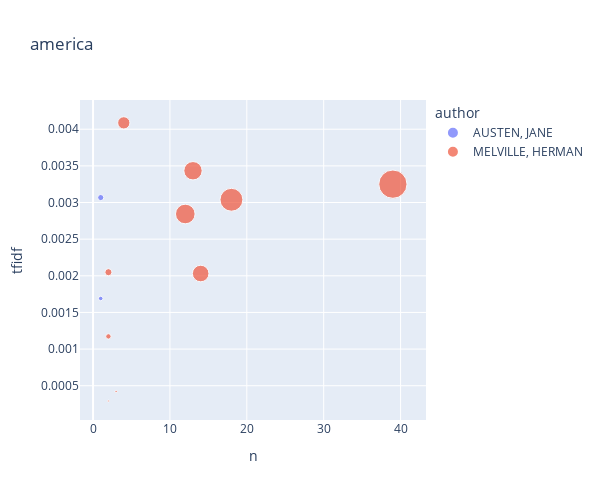

Here is the notebook cell this chart was saved with:
### Code cell
top_books_for_term('america')

### Figure 1 — Plotly figure (JSON) as saved in the notebook; plotly's stock layout.template omitted (floating-point values rounded to 4 significant figures)
{"data": [{"hovertemplate": "<b>%{hovertext}</b><br><br>author=AUSTEN, JANE<br>n=%{x}<br>tfidf=%{y}<br>tf=%{marker.size}<extra></extra>", "hovertext": ["LOVE AND FREINDSHIP SIC", "MANSFIELD PARK"], "legendgroup": "AUSTEN, JANE", "marker": {"color": "#636efa", "size": [0.0008013, 0.0004417], "sizemode": "area", "sizeref": 4.245e-05, "symbol": "circle"}, "mode": "markers", "name": "AUSTEN, JANE", "orientation": "v", "showlegend": true, "type": "scatter", "x": [1, 1], "xaxis": "x", "y": [0.003067, 0.001691], "yaxis": "y"}, {"hovertemplate": "<b>%{hovertext}</b><br><br>author=MELVILLE, HERMAN<br>n=%{x}<br>tfidf=%{y}<br>tf=%{marker.size}<extra></extra>", "hovertext": ["ISRAEL POTTER HIS FIFTY YEARS OF EXILE", "MARDI AND A VOYAGE THITHER VOL I", "MOBY DICK OR THE WHALE", "OMOO ADVENTURES IN THE SOUTH SEAS", "PIERRE OR THE AMBIGUITIES", "REDBURN HIS FIRST VOYAGE BEING THE SAILOR BOY CONFESSIONS AND REMINISCENCES OF THE SON OF A GENTLEMAN IN THE MERCHANT NAVY", "THE CONFIDENCE MAN HIS MASQUERADE", "THE PIAZZA TALES", "TYPEE A ROMANCE OF THE SOUTH SEAS", "WHITE JACKET OR THE WORLD ON A MAN OF WAR"], "legendgroup": "MELVILLE, HERMAN", "marker": {"color": "#EF553B", "size": [0.005836, 0.003203, 0.008171, 0.001071, 0.007175, 0.01698, 0.0006129, 7.62e-05, 0.0001102, 0.01111], "sizemode": "area", "sizeref": 4.245e-05, "symbol": "circle"}, "mode": "markers", "name": "MELVILLE, HERMAN", "orientation": "v", "showlegend": true, "type": "scatter", "x": [14, 4, 12, 2, 13, 39, 2, 2, 3, 18], "xaxis": "x", "y": [0.002031, 0.004087, 0.002843, 0.002049, 0.003433, 0.00325, 0.001173, 0.0002917, 0.000422, 0.003038], "yaxis": "y"}], "layout": {"height": 500, "legend": {"itemsizing": "constant", "title": {"text": "author"}, "tracegroupgap": 0}, "title": {"text": "america"}, "width": 600, "xaxis": {"anchor": "y", "autorange": true, "domain": [0, 1], "range": [-1.714, 43.37], "title": {"text": "n"}, "type": "linear"}, "yaxis": {"anchor": "x", "autorange": true, "domain": [0, 1], "range": [3.245e-05, 0.004399], "title": {"text": "tfidf"}, "type": "linear"}}}
